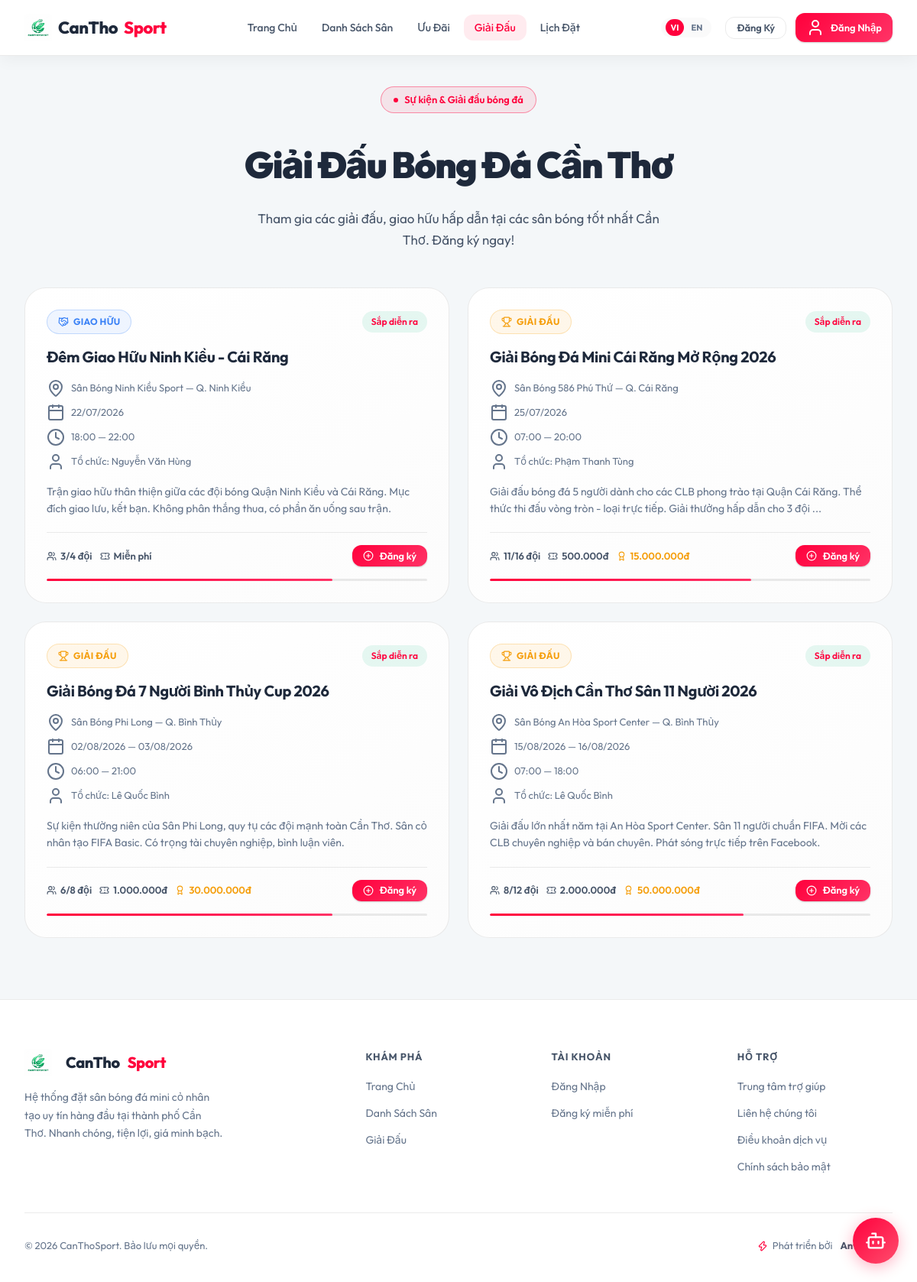
Page /pages/events.php on the committed database.
### tables this page shows
CREATE TABLE `events` (
  `id`              INT(11)       NOT NULL AUTO_INCREMENT,
  `field_id`        INT(11)       NOT NULL,
  `organizer_id`    INT(11)       NOT NULL,
  `title`           VARCHAR(200)  NOT NULL,
  `slug`            VARCHAR(210)  NOT NULL,
  `description`     TEXT          DEFAULT NULL,
  `event_type`      ENUM('giai_dau','friendly','training','other') NOT NULL DEFAULT 'giai_dau',
  `start_datetime`  DATETIME      NOT NULL,
  `end_datetime`    DATETIME      NOT NULL,
  `max_teams`       TINYINT(3)    DEFAULT NULL COMMENT 'Số đội tối đa',
  `current_teams`   TINYINT(3)    NOT NULL DEFAULT 0,
  `entry_fee`       DECIMAL(10,0) NOT NULL DEFAULT 0 COMMENT 'Phí tham gia (VNĐ)',
  `prize_pool`      DECIMAL(12,0) DEFAULT NULL COMMENT 'Giải thưởng',
  `cover_image`     VARCHAR(255)  DEFAULT NULL,
  `status`          ENUM('upcoming','ongoing','completed','cancelled') NOT NULL DEFAULT 'upcoming',
  `created_at`      TIMESTAMP     NOT NULL DEFAULT CURRENT_TIMESTAMP,
  PRIMARY KEY (`id`),
  UNIQUE KEY `uq_event_slug` (`slug`),
  KEY `idx_field`   (`field_id`),
  KEY `idx_start`   (`start_datetime`),
  KEY `idx_status`  (`status`),
  CONSTRAINT `fk_event_field`     FOREIGN KEY (`field_id`)     REFERENCES `fields` (`id`) ON DELETE CASCADE,
  CONSTRAINT `fk_event_organizer` FOREIGN KEY (`organizer_id`) REFERENCES `users`  (`id`) ON DELETE CASCADE
);

CREATE TABLE `fields` (
  `id`              INT(11)      NOT NULL AUTO_INCREMENT,
  `owner_id`        INT(11)      NOT NULL,
  `name`            VARCHAR(150) NOT NULL,
  `slug`            VARCHAR(160) NOT NULL,
  `address`         VARCHAR(255) NOT NULL,
  `district`        VARCHAR(100) NOT NULL  COMMENT 'Quận/Huyện tại Cần Thơ',
  `ward`            VARCHAR(100) DEFAULT NULL COMMENT 'Phường/Xã',
  `lat`             DECIMAL(10,8) NOT NULL  COMMENT 'Vĩ độ GPS',
  `lng`             DECIMAL(11,8) NOT NULL  COMMENT 'Kinh độ GPS',
  `type`            ENUM('5v5','7v7','11v11') NOT NULL DEFAULT '5v5',
  `surface`         ENUM('co_nhan_tao','co_tu_nhien','san_xi_mang') NOT NULL DEFAULT 'co_nhan_tao',
  `price_per_hour`  DECIMAL(10,0) NOT NULL  COMMENT 'Giá thuê/giờ (VNĐ)',
  `price_peak`      DECIMAL(10,0) DEFAULT NULL COMMENT 'Giá giờ cao điểm (17h-21h)',
  `description`     TEXT          DEFAULT NULL,
  `phone`           VARCHAR(15)   DEFAULT NULL,
  `open_time`       TIME          NOT NULL DEFAULT '06:00:00',
  `close_time`      TIME          NOT NULL DEFAULT '22:00:00',
  `has_lighting`    TINYINT(1)    NOT NULL DEFAULT 1  COMMENT 'Có đèn chiếu sáng',
  `has_parking`     TINYINT(1)    NOT NULL DEFAULT 1  COMMENT 'Có bãi đỗ xe',
  `has_shower`      TINYINT(1)    NOT NULL DEFAULT 0  COMMENT 'Có phòng tắm',
  `has_canteen`     TINYINT(1)    NOT NULL DEFAULT 0  COMMENT 'Có căn tin',
  `has_rental`      TINYINT(1)    NOT NULL DEFAULT 0  COMMENT 'Cho thuê dụng cụ',
  `cover_image`     VARCHAR(255)  DEFAULT NULL,
  `status`          ENUM('active','inactive','pending') NOT NULL DEFAULT 'pending',
  `discount_percent` INT(11)     NOT NULL DEFAULT 0  COMMENT 'Mức giảm giá (%)',
  `rating`          DECIMAL(2,1)  NOT NULL DEFAULT 0.0,
  `total_reviews`   INT(11)       NOT NULL DEFAULT 0,
  `total_bookings`  INT(11)       NOT NULL DEFAULT 0,
  `created_at`      TIMESTAMP     NOT NULL DEFAULT CURRENT_TIMESTAMP,
  `updated_at`      TIMESTAMP     NOT NULL DEFAULT CURRENT_TIMESTAMP ON UPDATE CURRENT_TIMESTAMP,
  PRIMARY KEY (`id`),
  UNIQUE KEY `uq_slug` (`slug`),
  KEY `idx_owner`    (`owner_id`),
  KEY `idx_district` (`district`),
  KEY `idx_type`     (`type`),
  KEY `idx_status`   (`status`),
  CONSTRAINT `fk_field_owner` FOREIGN KEY (`owner_id`) REFERENCES `users` (`id`) ON DELETE CASCADE
);

CREATE TABLE `users` (
  `id`            INT(11)      NOT NULL AUTO_INCREMENT,
  `full_name`     VARCHAR(100) NOT NULL,
  `email`         VARCHAR(100) NOT NULL,
  `google_id`     VARCHAR(255) DEFAULT NULL,
  `facebook_id`   VARCHAR(255) DEFAULT NULL,
  `phone`         VARCHAR(15)  NOT NULL,
  `password_hash` VARCHAR(255) DEFAULT NULL,
  `role`          ENUM('customer','owner','admin') NOT NULL DEFAULT 'customer',
  `avatar`        VARCHAR(255) DEFAULT 'default-avatar.png',
  `address`       VARCHAR(255) DEFAULT NULL,
  `lat`           DECIMAL(10,8) DEFAULT NULL  COMMENT 'Vĩ độ địa chỉ nhà',
  `lng`           DECIMAL(11,8) DEFAULT NULL  COMMENT 'Kinh độ địa chỉ nhà',
  `is_active`     TINYINT(1)   NOT NULL DEFAULT 1,
  `email_verified` TINYINT(1)  NOT NULL DEFAULT 0,
  `points`         INT(11)      NOT NULL DEFAULT 0 COMMENT 'Điểm tích lũy tích được',
  `last_online`   DATETIME     DEFAULT NULL,
  `created_at`    TIMESTAMP    NOT NULL DEFAULT CURRENT_TIMESTAMP,
  `updated_at`    TIMESTAMP    NOT NULL DEFAULT CURRENT_TIMESTAMP ON UPDATE CURRENT_TIMESTAMP,
  PRIMARY KEY (`id`),
  UNIQUE KEY `uq_email` (`email`),
  UNIQUE KEY `uq_google_id` (`google_id`),
  UNIQUE KEY `uq_phone` (`phone`)
);

### pages/events.php (the view, shortened to what this page needs)
<?php
require_once '../config/db.php';
try {
    $stmt = $pdo->query("
        SELECT e.*, f.name as field_name, f.address as field_address, f.district as field_district,
               u.full_name as organizer_name
        FROM events e
        JOIN fields f ON e.field_id = f.id
        JOIN users u ON e.organizer_id = u.id
        WHERE e.status IN ('upcoming', 'ongoing')
        ORDER BY e.start_datetime ASC
    ");
    $events = $stmt->fetchAll();
    $registered_events = [];
} catch (PDOException $e) {
    die("Lỗi hệ thống: " . $e->getMessage());
}
$event_type_labels = [
    'giai_dau' => ['trophy', 'Giải đấu', '#f59e0b'],
    'friendly' => ['handshake', 'Giao hữu', '#3b82f6'],
    'training' => ['dumbbell', 'Tập luyện', '#10b981'],
    'other'    => ['calendar', 'Khác', '#8b5cf6'],
];
include '../includes/header.php';
?>
<div class="container" style="margin-top:40px;margin-bottom:80px;">
    <div style="text-align:center;margin-bottom:48px;">
        <div class="hero-eyebrow" style="display:inline-flex;">
            <span></span> Sự kiện & Giải đấu bóng đá
        </div>
        <h1 style="font-size:clamp(28px,5vw,48px);font-weight:900;letter-spacing:-1.5px;margin-bottom:16px;">
            Giải Đấu <span class="gradient-text">Bóng Đá Cần Thơ</span>
        </h1>
        <p style="font-size:17px;color:var(--text-secondary);max-width:560px;margin:0 auto;">
            Tham gia các giải đấu, giao hữu hấp dẫn tại các sân bóng tốt nhất Cần Thơ. Đăng ký ngay!
        </p>
    </div>
    <?php if (count($events) > 0): ?>
        <div class="events-grid fade-in-up">
            <?php foreach ($events as $evt): ?>
                <?php
                    $type_info = $event_type_labels[$evt['event_type']] ?? $event_type_labels['other'];
                    $is_registered = in_array($evt['id'], $registered_events);
                    $slots_left = ($evt['max_teams'] !== null) ? ($evt['max_teams'] - $evt['current_teams']) : null;
                    $is_full = ($slots_left !== null && $slots_left <= 0);
                ?>
                <div class="event-card">
                    <div class="event-card-header">
                        <div class="event-type-badge" style="background:<?php echo $type_info[2]; ?>15;color:<?php echo $type_info[2]; ?>;border-color:<?php echo $type_info[2]; ?>40;">
                            <i data-lucide="<?php echo $type_info[0]; ?>" style="width:14px;height:14px;"></i>
                            <?php echo $type_info[1]; ?>
                        </div>
                        <span class="event-status-badge event-status-<?php echo $evt['status']; ?>">
                            <?php echo $evt['status'] === 'upcoming' ? 'Sắp diễn ra' : 'Đang diễn ra'; ?>
                        </span>
                    </div>
                    <h3 class="event-title"><?php echo htmlspecialchars($evt['title']); ?></h3>
                    <div class="event-meta">
                        <div class="event-meta-item">
                            <i data-lucide="map-pin"></i>
                            <span><?php echo htmlspecialchars($evt['field_name']); ?> — Q. <?php echo htmlspecialchars($evt['field_district']); ?></span>
                        </div>
                        <div class="event-meta-item">
                            <i data-lucide="calendar"></i>
                            <span><?php echo date('d/m/Y', strtotime($evt['start_datetime'])); ?>
                            <?php if (date('Y-m-d', strtotime($evt['start_datetime'])) !== date('Y-m-d', strtotime($evt['end_datetime']))): ?>
                                — <?php echo date('d/m/Y', strtotime($evt['end_datetime'])); ?>
                            <?php endif; ?>
                            </span>
                        </div>
                        <div class="event-meta-item">
                            <i data-lucide="clock"></i>
                            <span><?php echo date('H:i', strtotime($evt['start_datetime'])); ?> — <?php echo date('H:i', strtotime($evt['end_datetime'])); ?></span>
                        </div>
                        <div class="event-meta-item">
                            <i data-lucide="user"></i>
                            <span>Tổ chức: <?php echo htmlspecialchars($evt['organizer_name']); ?></span>
                        </div>
                    </div>
                    <?php if (!empty($evt['description'])): ?>
                        <p class="event-desc"><?php echo htmlspecialchars(mb_strimwidth($evt['description'], 0, 150, '...')); ?></p>
                    <?php endif; ?>
                    <div class="event-footer">
                        <div class="event-stats">
                            <?php if ($evt['max_teams'] !== null): ?>
                                <div class="event-stat-chip">
                                    <i data-lucide="users" style="width:13px;height:13px;"></i>
                                    <?php echo $evt['current_teams']; ?>/<?php echo $evt['max_teams']; ?> đội
                                </div>
                            <?php endif; ?>
                            <div class="event-stat-chip">
                                <i data-lucide="ticket" style="width:13px;height:13px;"></i>
                                <?php echo $evt['entry_fee'] > 0 ? number_format($evt['entry_fee'], 0, ',', '.') . 'đ' : 'Miễn phí'; ?>
                            </div>
                            <?php if (!empty($evt['prize_pool'])): ?>
                                <div class="event-stat-chip" style="color:var(--rating-color);">
                                    <i data-lucide="award" style="width:13px;height:13px;"></i>
                                    <?php echo number_format($evt['prize_pool'], 0, ',', '.'); ?>đ
                                </div>
                            <?php endif; ?>
                        </div>
                        <?php if ($is_registered): ?>
                            <span class="btn btn-sm" style="background:var(--primary-subtle);color:var(--primary);border:1px solid var(--border-primary);cursor:default;">
                                <i data-lucide="check-circle" style="width:14px;height:14px;"></i> Đã đăng ký
                            </span>
                        <?php elseif ($is_full): ?>
                            <span class="btn btn-sm" style="background:rgba(148,163,184,0.1);color:var(--text-muted);border:1px solid var(--border);cursor:default;">
                                Đã đầy
                            </span>
                        <?php else: ?>
                            <button type="button" class="btn btn-primary btn-sm" onclick="openRegisterModal(<?php echo $evt['id']; ?>, '<?php echo htmlspecialchars(addslashes($evt['title'])); ?>')">
                                <i data-lucide="plus-circle" style="width:14px;height:14px;"></i> Đăng ký
                            </button>
                        <?php endif; ?>
                    </div>
                    <?php if ($evt['max_teams'] !== null): ?>
                        <div class="event-progress-bar">
                            <div class="event-progress-fill" style="width:<?php echo min(100, ($evt['current_teams'] / $evt['max_teams']) * 100); ?>%;"></div>
                        </div>
                    <?php endif; ?>
                </div>
            <?php endforeach; ?>
        </div>
    <?php endif; ?>
</div>
<?php include '../includes/footer.php'; ?>

### rows in the picture
events: event_type "GIAO HỮU", status "Sắp diễn ra", title "Đêm Giao Hữu Ninh Kiều - Cái Răng", field.name "Sân Bóng Ninh Kiều Sport", field.district "Ninh Kiều", start_datetime "22/07/2026", start_datetime "18:00", end_datetime "22:00", organizer.full_name "Nguyễn Văn Hùng", description "Trận giao hữu thân thiện giữa các đội bóng Quận Ninh Kiều và Cái Răng. Mục đích giao lưu, kết bạn. Không phân thắng thua, có phần ăn uống sau trận.", current_teams "3", max_teams "4", entry_fee "Miễn phí"
events: event_type "GIẢI ĐẤU", status "Sắp diễn ra", title "Giải Bóng Đá Mini Cái Răng Mở Rộng 2026", field.name "Sân Bóng 586 Phú Thứ", field.district "Cái Răng", start_datetime "25/07/2026", start_datetime "07:00", end_datetime "20:00", organizer.full_name "Phạm Thanh Tùng", description "Giải đấu bóng đá 5 người dành cho các CLB phong trào tại Quận Cái Răng. Thể thức thi đấu vòng tròn - loại trực tiếp. Giải thưởng hấp dẫn cho 3 đội ...", current_teams "11", max_teams "16", entry_fee "500.000", prize_pool "15.000.000"
events: event_type "GIẢI ĐẤU", status "Sắp diễn ra", title "Giải Bóng Đá 7 Người Bình Thủy Cup 2026", field.name "Sân Bóng Phi Long", field.district "Bình Thủy", start_datetime "02/08/2026", end_datetime "03/08/2026", start_datetime "06:00", end_datetime "21:00", organizer.full_name "Lê Quốc Bình", description "Sự kiện thường niên của Sân Phi Long, quy tụ các đội mạnh toàn Cần Thơ. Sân cỏ nhân tạo FIFA Basic. Có trọng tài chuyên nghiệp, bình luận viên.", current_teams "6", max_teams "8", entry_fee "1.000.000", prize_pool "30.000.000"
events: event_type "GIẢI ĐẤU", status "Sắp diễn ra", title "Giải Vô Địch Cần Thơ Sân 11 Người 2026", field.name "Sân Bóng An Hòa Sport Center", field.district "Bình Thủy", start_datetime "15/08/2026", end_datetime "16/08/2026", start_datetime "07:00", end_datetime "18:00", organizer.full_name "Lê Quốc Bình", description "Giải đấu lớn nhất năm tại An Hòa Sport Center. Sân 11 người chuẩn FIFA. Mời các CLB chuyên nghiệp và bán chuyên. Phát sóng trực tiếp trên Facebook.", current_teams "8", max_teams "12", entry_fee "2.000.000", prize_pool "50.000.000"

### other values in the picture
__trans('home') "Trang Chủ"
__trans('fields_list') "Danh Sách Sân"
__trans('offers') "Ưu Đãi"
__trans('events') "Giải Đấu"
__trans('my_bookings') "Lịch Đặt"
__trans('footer_desc') "Hệ thống đặt sân bóng đá mini cỏ nhân tạo uy tín hàng đầu tại thành phố Cần Thơ. Nhanh chóng, tiện lợi, giá minh bạch."
__trans('explore') "KHÁM PHÁ"
__trans('account') "TÀI KHOẢN"
__trans('login') "Đăng Nhập"
__trans('free_register') "Đăng ký miễn phí"
__trans('support') "HỖ TRỢ"
__trans('help_center') "Trung tâm trợ giúp"
__trans('contact_us') "Liên hệ chúng tôi"
__trans('terms') "Điều khoản dịch vụ"
__trans('privacy') "Chính sách bảo mật"
